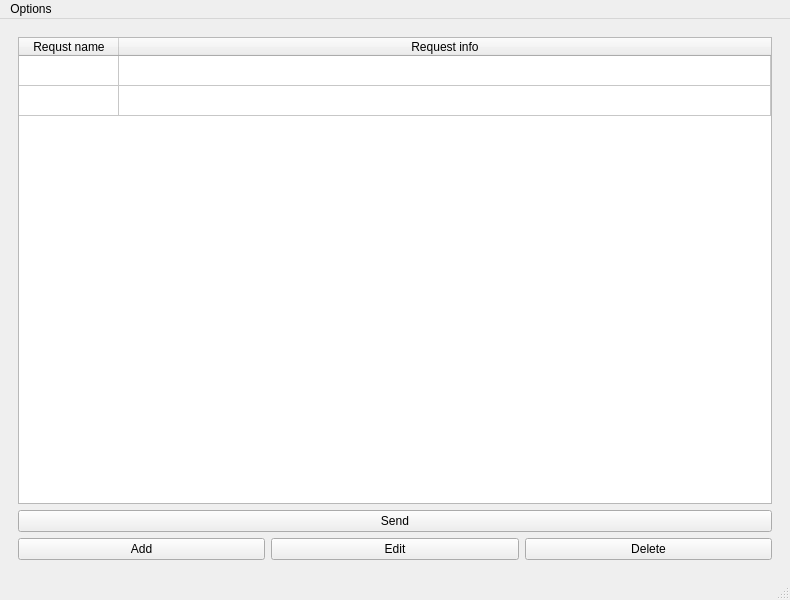
<?xml version="1.0" encoding="UTF-8"?>
<ui version="4.0">
 <class>MainWindow</class>
 <widget class="QMainWindow" name="MainWindow">
  <property name="geometry">
   <rect>
    <x>0</x>
    <y>0</y>
    <width>790</width>
    <height>600</height>
   </rect>
  </property>
  <property name="windowTitle">
   <string>MainWindow</string>
  </property>
  <widget class="QWidget" name="centralwidget">
   <layout class="QGridLayout" name="gridLayout">
    <item row="1" column="0">
     <widget class="QStackedWidget" name="stackedWidget">
      <property name="currentIndex">
       <number>0</number>
      </property>
      <widget class="QWidget" name="request">
       <layout class="QGridLayout" name="gridLayout_2">
        <item row="0" column="0" colspan="3">
         <widget class="QTableWidget" name="tableWidget_request">
          <property name="rowCount">
           <number>2</number>
          </property>
          <property name="columnCount">
           <number>2</number>
          </property>
          <attribute name="horizontalHeaderVisible">
           <bool>true</bool>
          </attribute>
          <attribute name="horizontalHeaderCascadingSectionResizes">
           <bool>false</bool>
          </attribute>
          <attribute name="horizontalHeaderStretchLastSection">
           <bool>true</bool>
          </attribute>
          <attribute name="verticalHeaderVisible">
           <bool>false</bool>
          </attribute>
          <attribute name="verticalHeaderStretchLastSection">
           <bool>false</bool>
          </attribute>
          <row>
           <property name="text">
            <string>New Row</string>
           </property>
          </row>
          <row>
           <property name="text">
            <string>1</string>
           </property>
          </row>
          <column>
           <property name="text">
            <string>Requst name</string>
           </property>
          </column>
          <column>
           <property name="text">
            <string>Request info</string>
           </property>
          </column>
         </widget>
        </item>
        <item row="2" column="0">
         <widget class="QPushButton" name="button_add_request">
          <property name="text">
           <string>Add</string>
          </property>
         </widget>
        </item>
        <item row="2" column="1">
         <widget class="QPushButton" name="button_edit_request">
          <property name="text">
           <string>Edit</string>
          </property>
         </widget>
        </item>
        <item row="2" column="2">
         <widget class="QPushButton" name="button_delete_request">
          <property name="text">
           <string>Delete</string>
          </property>
         </widget>
        </item>
        <item row="1" column="0" colspan="3">
         <widget class="QPushButton" name="button_send_request">
          <property name="text">
           <string>Send</string>
          </property>
         </widget>
        </item>
       </layout>
      </widget>
      <widget class="QWidget" name="config">
       <layout class="QGridLayout" name="gridLayout_3">
        <item row="1" column="2">
         <widget class="QLabel" name="label_2">
          <property name="text">
           <string>Select URI</string>
          </property>
         </widget>
        </item>
        <item row="0" column="2">
         <widget class="QLabel" name="label">
          <property name="text">
           <string>Request name</string>
          </property>
         </widget>
        </item>
        <item row="0" column="3" colspan="2">
         <widget class="QLineEdit" name="lineEdit"/>
        </item>
        <item row="5" column="4">
         <layout class="QGridLayout" name="gridLayout_4">
          <item row="2" column="0" alignment="Qt::AlignTop">
           <widget class="QPushButton" name="pushButton">
            <property name="text">
             <string>-</string>
            </property>
           </widget>
          </item>
          <item row="1" column="0" alignment="Qt::AlignBottom">
           <widget class="QPushButton" name="pushButton_2">
            <property name="text">
             <string>+</string>
            </property>
           </widget>
          </item>
         </layout>
        </item>
        <item row="1" column="3" colspan="2">
         <widget class="QComboBox" name="comboBox_request"/>
        </item>
        <item row="4" column="4">
         <layout class="QVBoxLayout" name="verticalLayout_2">
          <item>
           <widget class="QPushButton" name="pushButton_3">
            <property name="text">
             <string>+</string>
            </property>
           </widget>
          </item>
          <item>
           <widget class="QPushButton" name="pushButton_4">
            <property name="text">
             <string>-</string>
            </property>
           </widget>
          </item>
         </layout>
        </item>
        <item row="4" column="2" colspan="2">
         <widget class="QTableWidget" name="tableWidget_header_config">
          <property name="rowCount">
           <number>2</number>
          </property>
          <property name="columnCount">
           <number>2</number>
          </property>
          <attribute name="horizontalHeaderVisible">
           <bool>false</bool>
          </attribute>
          <attribute name="horizontalHeaderCascadingSectionResizes">
           <bool>false</bool>
          </attribute>
          <attribute name="horizontalHeaderStretchLastSection">
           <bool>true</bool>
          </attribute>
          <attribute name="verticalHeaderVisible">
           <bool>false</bool>
          </attribute>
          <attribute name="verticalHeaderStretchLastSection">
           <bool>false</bool>
          </attribute>
          <row>
           <property name="text">
            <string>New Row</string>
           </property>
          </row>
          <row>
           <property name="text">
            <string>1</string>
           </property>
          </row>
          <column>
           <property name="text">
            <string>Header name</string>
           </property>
          </column>
          <column>
           <property name="text">
            <string>Header value</string>
           </property>
          </column>
         </widget>
        </item>
        <item row="6" column="2" colspan="3">
         <widget class="QPushButton" name="button_apply_config">
          <property name="text">
           <string>Apply</string>
          </property>
         </widget>
        </item>
        <item row="5" column="2" colspan="2">
         <widget class="QTableWidget" name="tableWidget_body_config">
          <property name="rowCount">
           <number>2</number>
          </property>
          <property name="columnCount">
           <number>2</number>
          </property>
          <attribute name="horizontalHeaderVisible">
           <bool>false</bool>
          </attribute>
          <attribute name="horizontalHeaderCascadingSectionResizes">
           <bool>false</bool>
          </attribute>
          <attribute name="horizontalHeaderStretchLastSection">
           <bool>true</bool>
          </attribute>
          <attribute name="verticalHeaderVisible">
           <bool>false</bool>
          </attribute>
          <attribute name="verticalHeaderStretchLastSection">
           <bool>false</bool>
          </attribute>
          <row>
           <property name="text">
            <string>New Row</string>
           </property>
          </row>
          <row>
           <property name="text">
            <string>1</string>
           </property>
          </row>
          <column>
           <property name="text">
            <string>Body name</string>
           </property>
          </column>
          <column>
           <property name="text">
            <string>Body value</string>
           </property>
          </column>
         </widget>
        </item>
       </layout>
      </widget>
     </widget>
    </item>
   </layout>
  </widget>
  <widget class="QMenuBar" name="menubar">
   <property name="geometry">
    <rect>
     <x>0</x>
     <y>0</y>
     <width>790</width>
     <height>22</height>
    </rect>
   </property>
   <widget class="QMenu" name="menutest">
    <property name="title">
     <string>Options</string>
    </property>
    <addaction name="separator"/>
    <addaction name="actionEdit_URI"/>
    <addaction name="actionShow_Log"/>
    <addaction name="actionQuit"/>
   </widget>
   <addaction name="menutest"/>
  </widget>
  <widget class="QStatusBar" name="statusbar"/>
  <action name="actionEdit_URI">
   <property name="text">
    <string>Edit URI</string>
   </property>
  </action>
  <action name="actionShow_Log">
   <property name="text">
    <string>Show Log</string>
   </property>
  </action>
  <action name="actionQuit">
   <property name="text">
    <string>Quit</string>
   </property>
  </action>
 </widget>
 <resources/>
 <connections/>
</ui>
